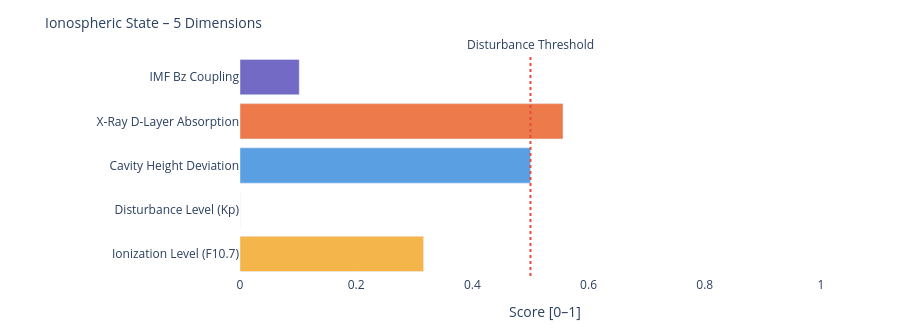

Notebook source saved alongside this figure:
### Markdown cell above
---
### 📐 Systemic Insight: Geometric Cavity vs. Real Schumann Resonance

**Relevant for:** Layer 6 = delta analysis &nbsp;|&nbsp; Layer 7 = feature vector / system interpretation

A cavity height change from 80 km to 70 km shifts the **idealized geometric frequencies** only minimally:

| Modus | Aktuell | Referenz | Δ |
|-------|---------|----------|---|
| SR-1 | 10.4762 Hz | 10.4599 Hz | +16 mHz |
| SR-2 | 18.1452 Hz | 18.1171 Hz | +28 mHz |
| SR-3 | 25.6612 Hz | 25.6215 Hz | +40 mHz |
| SR-4 | 33.1285 Hz | 33.0772 Hz | +51 mHz |

The geometric effect is limited because 10 km is very small compared to Earth's radius (~6371 km).

**Consequence:** Real Schumann deviations are likely driven more strongly by **conductivity, damping, day/night structure, lightning distribution and source geometry** than by pure cavity height.

---

**Layer 6 compares:**
```
geometric Δ from Layer 4  vs.  observed Δ from real Schumann measurement data
```

**Layer 7 Feature:**
```
If real Δ >> geometric Δ  →  non-geometric factors dominant
```

### Code cell
# ============================================================
# IONOSPHERIC STATE – Summary gauge
# Five dimensions: ionization, disturbance, cavity height, X-Ray, Bz coupling
# ============================================================

def norm(v, lo, hi):
    if v is None: return None
    return round(max(0.0, min(1.0, (v - lo) / (hi - lo))), 3)

# Ionization level (F10.7 → F2-Layer)
ioniz = norm(f107_val, 60, 250)

# Disturbance level (Kp → E/F-Layer irregularities)
disturb = norm(kp_val, 0, 9)

# Cavity height deviation from reference (80 km)
h_dev = norm(abs(h_eff - 80), 0, 20)

# X-Ray ionization (D-Layer absorption)
xray_ioniz = None
if xray_now is not None:
    xray_ioniz = norm(math.log10(max(xray_now, 1e-9)) + 9, 0, 5)

# Bz coupling (southward Bz → stronger magnetosphere-ionosphere coupling)
bz_coupling = norm(-(bz_now or 0), -5, 30) if bz_now is not None else None

dims = [
    ('Ionization Level (F10.7)',    ioniz,      '#F2A623'),
    ('Disturbance Level (Kp)',      disturb,    '#7F77DD'),
    ('Cavity Height Deviation',     h_dev,      '#378ADD'),
    ('X-Ray D-Layer Absorption',    xray_ioniz, '#E85D24'),
    ('IMF Bz Coupling',             bz_coupling,'#534AB7'),
]

fig = go.Figure()
for name, val, col in dims:
    if val is not None:
        h = int(val * 20)
        bar = '█' * h + '░' * (20 - h)
        label = f'{name}:  {bar}  {val:.3f}'
    else:
        label = f'{name}:  {"─" * 20}  n/a'
    fig.add_trace(go.Bar(
        x=[val if val is not None else 0],
        y=[name],
        orientation='h',
        marker_color=col, opacity=0.82,
        showlegend=False
    ))

fig.add_vline(x=0.5, line_dash='dot', line_color='#e74c3c',
              annotation_text='Disturbance Threshold', annotation_position='top')
fig.update_layout(
    title=dict(text='Ionospheric State – 5 Dimensions', font=dict(size=14)),
    xaxis=dict(title='Score [0–1]', range=[0, 1.05]),
    height=330, plot_bgcolor='rgba(0,0,0,0)', paper_bgcolor='rgba(0,0,0,0)',
    margin=dict(l=240, r=50, t=55, b=40)
)
fig.show()

print(f'\nIonospheric state:')
for name, val, _ in dims:
    print(f'  {name:<35} {val:.3f}' if val is not None else f'  {name:<35} n/a')

### Figure 1 — Plotly figure (JSON) as saved in the notebook; plotly's stock layout.template omitted (floating-point values rounded to 4 significant figures)
{"data": [{"marker": {"color": "#F2A623"}, "opacity": 0.82, "orientation": "h", "showlegend": false, "type": "bar", "x": [0.316], "y": ["Ionization Level (F10.7)"]}, {"marker": {"color": "#7F77DD"}, "opacity": 0.82, "orientation": "h", "showlegend": false, "type": "bar", "x": [0.0], "y": ["Disturbance Level (Kp)"]}, {"marker": {"color": "#378ADD"}, "opacity": 0.82, "orientation": "h", "showlegend": false, "type": "bar", "x": [0.5], "y": ["Cavity Height Deviation"]}, {"marker": {"color": "#E85D24"}, "opacity": 0.82, "orientation": "h", "showlegend": false, "type": "bar", "x": [0.556], "y": ["X-Ray D-Layer Absorption"]}, {"marker": {"color": "#534AB7"}, "opacity": 0.82, "orientation": "h", "showlegend": false, "type": "bar", "x": [0.102], "y": ["IMF Bz Coupling"]}], "layout": {"annotations": [{"showarrow": false, "text": "Disturbance Threshold", "x": 0.5, "xanchor": "center", "xref": "x", "y": 1, "yanchor": "bottom", "yref": "y domain"}], "height": 330, "margin": {"b": 40, "l": 240, "r": 50, "t": 55}, "paper_bgcolor": "rgba(0,0,0,0)", "plot_bgcolor": "rgba(0,0,0,0)", "shapes": [{"line": {"color": "#e74c3c", "dash": "dot"}, "type": "line", "x0": 0.5, "x1": 0.5, "xref": "x", "y0": 0, "y1": 1, "yref": "y domain"}], "title": {"font": {"size": 14}, "text": "Ionospheric State – 5 Dimensions"}, "xaxis": {"range": [0, 1.05], "title": {"text": "Score [0–1]"}}}}
